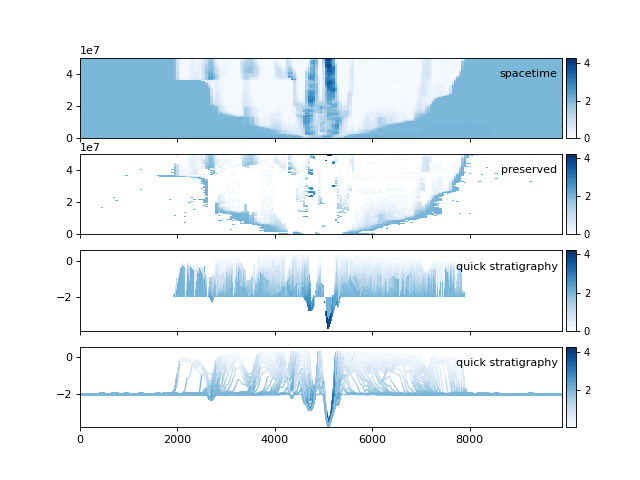

Here is the Python script that generated this plot:
import matplotlib.pyplot as plt

import deltametrics as dm

rcm8cube = dm.sample_data.rcm8()
rcm8cube.stratigraphy_from('eta')
rcm8cube.register_section('demo', dm.section.StrikeSection(y=5))

fig, ax = plt.subplots(4, 1, sharex=True, figsize=(8, 6))
rcm8cube.sections['demo'].show('depth', data='spacetime',
                               ax=ax[0], label='spacetime')
rcm8cube.sections['demo'].show('depth', data='preserved',
                               ax=ax[1], label='preserved')
rcm8cube.sections['demo'].show('depth', data='stratigraphy',
                               ax=ax[2], label='quick stratigraphy')
rcm8cube.sections['demo'].show('depth', style='lines', data='stratigraphy',
                               ax=ax[3], label='quick stratigraphy')
